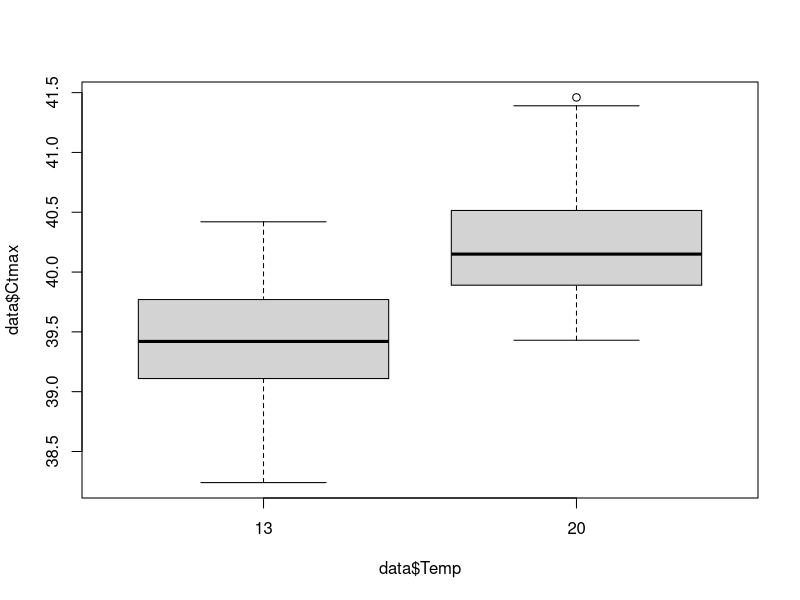
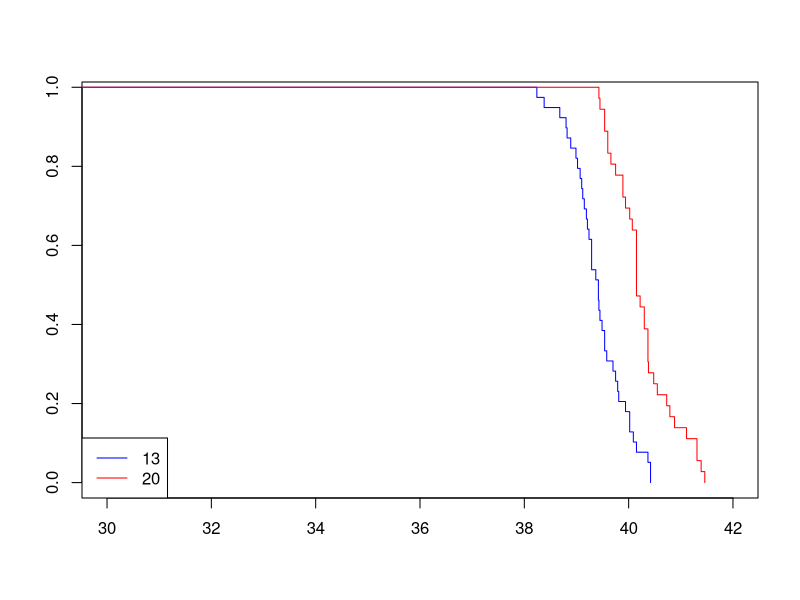
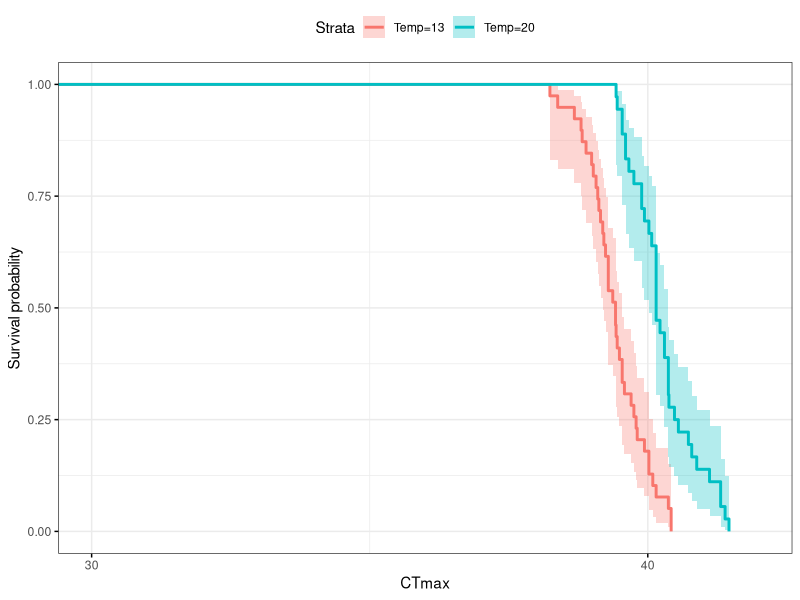

Reproduce these figures in R, in order.
## ---- chunk 1
knitr::opts_chunk$set(echo = TRUE)
library(survival) 
library(here)
library(survminer)
## ---- chunk 2
data <- read.table(here('data','Ramp_4days.csv'), header = TRUE, sep = ";", dec = ",")
head(data)
data <- data[,1:3]
data <- data[complete.cases(data),]
## ---- chunk 3
colnames(data)<-c('ID',"Ctmax","Temp")
head(data)
## ---- chunk 4
boxplot(data$Ctmax ~ data$Temp)
## ---- chunk 5
data$status <- rep(1,75)
data$Survobj <- with(data,Surv(data$Ctmax, event = data$status))
km <- survfit(Survobj ~ Temp, data = data,conf.type = "log-log")
plot(km, col = c("blue","red"), xlim = c(30,42) ) 
legend("bottomleft",legend = c("13","20" ), col = c("blue","red"), lwd=1)
## ---- chunk 6
survdiff(Survobj ~Temp, data = data, rho = 0) 
survdiff(Survobj ~Temp, data = data, rho = 1) 
## ---- chunk 7
ggsurvplot(km,data = data, conf.int = TRUE, ggtheme = theme_bw(),
           xlim = c(30,42), xlab = "CTmax")
